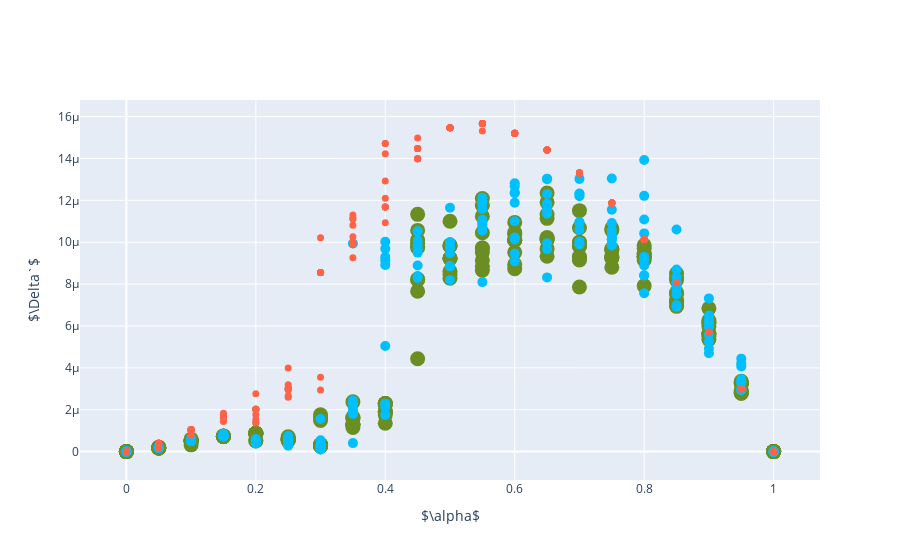

Notebook cell for this chart:
### Markdown cell above
##### PLOT

### Code cell
plot_dots_2d(delta_on_new_graph, '$\Delta`$', 'data/plots/polblogs/pol_delta_new.pdf')

### Figure 1 — Plotly figure (JSON) as saved in the notebook; plotly's stock layout.template omitted (floating-point values rounded to 4 significant figures; data arrays with more than 128 entries replaced by an {"elided": "..."} marker saying what was removed)
{"data": [{"line": {"color": "olivedrab", "dash": "dash", "width": 2}, "marker": {"size": 15}, "mode": "markers", "name": "Early Fusion", "type": "scatter", "x": {"elided": "210 float values"}, "y": {"elided": "210 float values"}}, {"line": {"color": "deepskyblue", "dash": "dash", "width": 2}, "marker": {"size": 10}, "mode": "markers", "name": "Simultaneous Fusion", "type": "scatter", "x": {"elided": "210 float values"}, "y": {"elided": "210 float values"}}, {"line": {"color": "tomato", "dash": "dash", "width": 2}, "marker": {"size": 7}, "mode": "markers", "name": "Late Fusion", "type": "scatter", "x": {"elided": "210 float values"}, "y": {"elided": "210 float values"}}], "layout": {"showlegend": false, "xaxis": {"title": {"text": "$\\alpha$"}}, "yaxis": {"title": {"text": "$\\Delta`$"}}}}
